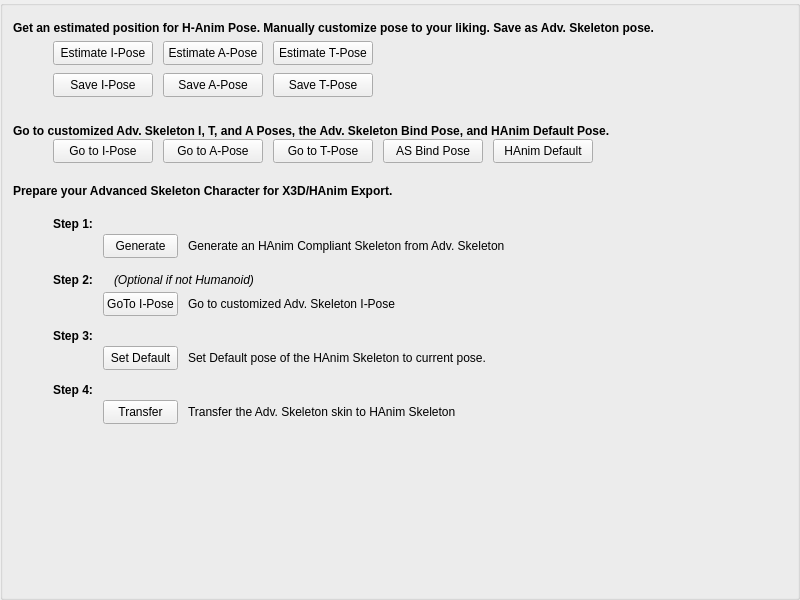
<?xml version="1.0" encoding="UTF-8"?>
<ui version="4.0">
 <class>advSkelPanel</class>
 <widget class="QGroupBox" name="advSkelPanel">
  <property name="geometry">
   <rect>
    <x>0</x>
    <y>0</y>
    <width>800</width>
    <height>600</height>
   </rect>
  </property>
  <property name="minimumSize">
   <size>
    <width>800</width>
    <height>600</height>
   </size>
  </property>
  <property name="maximumSize">
   <size>
    <width>800</width>
    <height>600</height>
   </size>
  </property>
  <property name="windowTitle">
   <string>GroupBox</string>
  </property>
  <layout class="QVBoxLayout" name="verticalLayout">
   <property name="spacing">
    <number>1</number>
   </property>
   <property name="leftMargin">
    <number>10</number>
   </property>
   <property name="topMargin">
    <number>5</number>
   </property>
   <property name="rightMargin">
    <number>5</number>
   </property>
   <property name="bottomMargin">
    <number>5</number>
   </property>
   <item>
    <layout class="QVBoxLayout" name="verticalLayout_3">
     <property name="spacing">
      <number>6</number>
     </property>
     <item>
      <layout class="QHBoxLayout" name="horizontalLayout_15">
       <item>
        <widget class="QLabel" name="estiLabel">
         <property name="minimumSize">
          <size>
           <width>700</width>
           <height>24</height>
          </size>
         </property>
         <property name="maximumSize">
          <size>
           <width>700</width>
           <height>24</height>
          </size>
         </property>
         <property name="font">
          <font>
           <bold>true</bold>
          </font>
         </property>
         <property name="text">
          <string>Get an estimated position for H-Anim Pose. Manually customize pose to your liking. Save as Adv. Skeleton pose.</string>
         </property>
         <property name="alignment">
          <set>Qt::AlignBottom|Qt::AlignLeading|Qt::AlignLeft</set>
         </property>
        </widget>
       </item>
       <item>
        <spacer name="horizontalSpacer_16">
         <property name="orientation">
          <enum>Qt::Horizontal</enum>
         </property>
         <property name="sizeHint" stdset="0">
          <size>
           <width>40</width>
           <height>24</height>
          </size>
         </property>
        </spacer>
       </item>
      </layout>
     </item>
     <item>
      <layout class="QHBoxLayout" name="horizontalLayout_14">
       <property name="spacing">
        <number>10</number>
       </property>
       <property name="leftMargin">
        <number>40</number>
       </property>
       <property name="bottomMargin">
        <number>2</number>
       </property>
       <item>
        <widget class="QPushButton" name="estIPose">
         <property name="minimumSize">
          <size>
           <width>100</width>
           <height>24</height>
          </size>
         </property>
         <property name="maximumSize">
          <size>
           <width>100</width>
           <height>24</height>
          </size>
         </property>
         <property name="text">
          <string>Estimate I-Pose</string>
         </property>
        </widget>
       </item>
       <item>
        <widget class="QPushButton" name="estAPose">
         <property name="minimumSize">
          <size>
           <width>100</width>
           <height>24</height>
          </size>
         </property>
         <property name="maximumSize">
          <size>
           <width>100</width>
           <height>24</height>
          </size>
         </property>
         <property name="text">
          <string>Estimate A-Pose</string>
         </property>
        </widget>
       </item>
       <item>
        <widget class="QPushButton" name="estTPose">
         <property name="minimumSize">
          <size>
           <width>100</width>
           <height>24</height>
          </size>
         </property>
         <property name="maximumSize">
          <size>
           <width>100</width>
           <height>24</height>
          </size>
         </property>
         <property name="text">
          <string>Estimate T-Pose</string>
         </property>
        </widget>
       </item>
       <item>
        <spacer name="horizontalSpacer_14">
         <property name="orientation">
          <enum>Qt::Horizontal</enum>
         </property>
         <property name="sizeHint" stdset="0">
          <size>
           <width>40</width>
           <height>20</height>
          </size>
         </property>
        </spacer>
       </item>
      </layout>
     </item>
     <item>
      <layout class="QHBoxLayout" name="horizontalLayout_13">
       <property name="spacing">
        <number>10</number>
       </property>
       <property name="leftMargin">
        <number>40</number>
       </property>
       <item>
        <widget class="QPushButton" name="saveIPose">
         <property name="minimumSize">
          <size>
           <width>100</width>
           <height>24</height>
          </size>
         </property>
         <property name="maximumSize">
          <size>
           <width>100</width>
           <height>24</height>
          </size>
         </property>
         <property name="text">
          <string>Save I-Pose</string>
         </property>
        </widget>
       </item>
       <item>
        <widget class="QPushButton" name="saveAPose">
         <property name="minimumSize">
          <size>
           <width>100</width>
           <height>24</height>
          </size>
         </property>
         <property name="maximumSize">
          <size>
           <width>100</width>
           <height>24</height>
          </size>
         </property>
         <property name="text">
          <string>Save A-Pose</string>
         </property>
        </widget>
       </item>
       <item>
        <widget class="QPushButton" name="saveTPose">
         <property name="minimumSize">
          <size>
           <width>100</width>
           <height>24</height>
          </size>
         </property>
         <property name="maximumSize">
          <size>
           <width>100</width>
           <height>24</height>
          </size>
         </property>
         <property name="text">
          <string>Save T-Pose</string>
         </property>
        </widget>
       </item>
       <item>
        <spacer name="horizontalSpacer_15">
         <property name="orientation">
          <enum>Qt::Horizontal</enum>
         </property>
         <property name="sizeHint" stdset="0">
          <size>
           <width>40</width>
           <height>20</height>
          </size>
         </property>
        </spacer>
       </item>
      </layout>
     </item>
    </layout>
   </item>
   <item>
    <layout class="QVBoxLayout" name="verticalLayout_2">
     <property name="leftMargin">
      <number>0</number>
     </property>
     <item>
      <layout class="QHBoxLayout" name="horizontalLayout_12">
       <item>
        <widget class="QLabel" name="poseLabel">
         <property name="minimumSize">
          <size>
           <width>600</width>
           <height>24</height>
          </size>
         </property>
         <property name="maximumSize">
          <size>
           <width>16777215</width>
           <height>50</height>
          </size>
         </property>
         <property name="font">
          <font>
           <bold>true</bold>
          </font>
         </property>
         <property name="text">
          <string>Go to customized Adv. Skeleton I, T, and A Poses, the Adv. Skeleton Bind Pose, and HAnim Default Pose.</string>
         </property>
         <property name="alignment">
          <set>Qt::AlignBottom|Qt::AlignLeading|Qt::AlignLeft</set>
         </property>
        </widget>
       </item>
       <item>
        <spacer name="horizontalSpacer_13">
         <property name="orientation">
          <enum>Qt::Horizontal</enum>
         </property>
         <property name="sizeHint" stdset="0">
          <size>
           <width>40</width>
           <height>40</height>
          </size>
         </property>
        </spacer>
       </item>
      </layout>
     </item>
     <item>
      <layout class="QHBoxLayout" name="horizontalLayout_10">
       <property name="spacing">
        <number>10</number>
       </property>
       <property name="leftMargin">
        <number>40</number>
       </property>
       <property name="bottomMargin">
        <number>2</number>
       </property>
       <item>
        <widget class="QPushButton" name="gtIPose">
         <property name="sizePolicy">
          <sizepolicy hsizetype="Minimum" vsizetype="Fixed">
           <horstretch>0</horstretch>
           <verstretch>0</verstretch>
          </sizepolicy>
         </property>
         <property name="minimumSize">
          <size>
           <width>100</width>
           <height>24</height>
          </size>
         </property>
         <property name="maximumSize">
          <size>
           <width>100</width>
           <height>24</height>
          </size>
         </property>
         <property name="text">
          <string>Go to I-Pose</string>
         </property>
        </widget>
       </item>
       <item>
        <widget class="QPushButton" name="gtAPose">
         <property name="minimumSize">
          <size>
           <width>100</width>
           <height>24</height>
          </size>
         </property>
         <property name="maximumSize">
          <size>
           <width>100</width>
           <height>24</height>
          </size>
         </property>
         <property name="text">
          <string>Go to A-Pose</string>
         </property>
        </widget>
       </item>
       <item>
        <widget class="QPushButton" name="gtTPose">
         <property name="minimumSize">
          <size>
           <width>100</width>
           <height>24</height>
          </size>
         </property>
         <property name="maximumSize">
          <size>
           <width>100</width>
           <height>24</height>
          </size>
         </property>
         <property name="text">
          <string>Go to T-Pose</string>
         </property>
        </widget>
       </item>
       <item>
        <widget class="QPushButton" name="asPose">
         <property name="minimumSize">
          <size>
           <width>100</width>
           <height>24</height>
          </size>
         </property>
         <property name="maximumSize">
          <size>
           <width>100</width>
           <height>24</height>
          </size>
         </property>
         <property name="text">
          <string>AS Bind Pose</string>
         </property>
        </widget>
       </item>
       <item>
        <widget class="QPushButton" name="haDefPose">
         <property name="sizePolicy">
          <sizepolicy hsizetype="Fixed" vsizetype="Fixed">
           <horstretch>0</horstretch>
           <verstretch>0</verstretch>
          </sizepolicy>
         </property>
         <property name="minimumSize">
          <size>
           <width>100</width>
           <height>24</height>
          </size>
         </property>
         <property name="maximumSize">
          <size>
           <width>100</width>
           <height>24</height>
          </size>
         </property>
         <property name="text">
          <string>HAnim Default</string>
         </property>
        </widget>
       </item>
       <item>
        <spacer name="horizontalSpacer_10">
         <property name="orientation">
          <enum>Qt::Horizontal</enum>
         </property>
         <property name="sizeHint" stdset="0">
          <size>
           <width>20</width>
           <height>24</height>
          </size>
         </property>
        </spacer>
       </item>
      </layout>
     </item>
    </layout>
   </item>
   <item>
    <layout class="QHBoxLayout" name="horizontalLayout">
     <property name="spacing">
      <number>6</number>
     </property>
     <item>
      <widget class="QLabel" name="advStepLabel">
       <property name="minimumSize">
        <size>
         <width>600</width>
         <height>24</height>
        </size>
       </property>
       <property name="maximumSize">
        <size>
         <width>600</width>
         <height>24</height>
        </size>
       </property>
       <property name="font">
        <font>
         <bold>true</bold>
        </font>
       </property>
       <property name="text">
        <string>Prepare your Advanced Skeleton Character for X3D/HAnim Export.</string>
       </property>
       <property name="alignment">
        <set>Qt::AlignBottom|Qt::AlignLeading|Qt::AlignLeft</set>
       </property>
      </widget>
     </item>
     <item>
      <spacer name="horizontalSpacer">
       <property name="orientation">
        <enum>Qt::Horizontal</enum>
       </property>
       <property name="sizeHint" stdset="0">
        <size>
         <width>40</width>
         <height>40</height>
        </size>
       </property>
      </spacer>
     </item>
    </layout>
   </item>
   <item>
    <layout class="QHBoxLayout" name="horizontalLayout_11">
     <item>
      <layout class="QVBoxLayout" name="verticalLayout_5">
       <property name="sizeConstraint">
        <enum>QLayout::SetNoConstraint</enum>
       </property>
       <property name="leftMargin">
        <number>40</number>
       </property>
       <property name="topMargin">
        <number>0</number>
       </property>
       <item>
        <layout class="QHBoxLayout" name="horizontalLayout_2">
         <property name="spacing">
          <number>6</number>
         </property>
         <property name="bottomMargin">
          <number>2</number>
         </property>
         <item>
          <widget class="QLabel" name="advStepLabel_1">
           <property name="minimumSize">
            <size>
             <width>60</width>
             <height>24</height>
            </size>
           </property>
           <property name="maximumSize">
            <size>
             <width>60</width>
             <height>24</height>
            </size>
           </property>
           <property name="font">
            <font>
             <bold>true</bold>
            </font>
           </property>
           <property name="text">
            <string>Step 1:</string>
           </property>
           <property name="alignment">
            <set>Qt::AlignBottom|Qt::AlignLeading|Qt::AlignLeft</set>
           </property>
          </widget>
         </item>
         <item>
          <spacer name="horizontalSpacer_2">
           <property name="orientation">
            <enum>Qt::Horizontal</enum>
           </property>
           <property name="sizeHint" stdset="0">
            <size>
             <width>40</width>
             <height>20</height>
            </size>
           </property>
          </spacer>
         </item>
        </layout>
       </item>
       <item>
        <layout class="QHBoxLayout" name="horizontalLayout_3">
         <property name="spacing">
          <number>10</number>
         </property>
         <property name="leftMargin">
          <number>50</number>
         </property>
         <property name="bottomMargin">
          <number>4</number>
         </property>
         <item>
          <widget class="QPushButton" name="genButton">
           <property name="minimumSize">
            <size>
             <width>75</width>
             <height>24</height>
            </size>
           </property>
           <property name="maximumSize">
            <size>
             <width>75</width>
             <height>24</height>
            </size>
           </property>
           <property name="text">
            <string>Generate</string>
           </property>
          </widget>
         </item>
         <item>
          <widget class="QLabel" name="stepExp">
           <property name="minimumSize">
            <size>
             <width>400</width>
             <height>24</height>
            </size>
           </property>
           <property name="maximumSize">
            <size>
             <width>400</width>
             <height>24</height>
            </size>
           </property>
           <property name="text">
            <string>Generate an HAnim Compliant Skeleton from Adv. Skeleton </string>
           </property>
           <property name="alignment">
            <set>Qt::AlignLeading|Qt::AlignLeft|Qt::AlignVCenter</set>
           </property>
          </widget>
         </item>
         <item>
          <spacer name="horizontalSpacer_3">
           <property name="orientation">
            <enum>Qt::Horizontal</enum>
           </property>
           <property name="sizeHint" stdset="0">
            <size>
             <width>40</width>
             <height>24</height>
            </size>
           </property>
          </spacer>
         </item>
        </layout>
       </item>
       <item>
        <layout class="QHBoxLayout" name="horizontalLayout_5">
         <property name="bottomMargin">
          <number>4</number>
         </property>
         <item>
          <widget class="QLabel" name="advStepLabel_2">
           <property name="minimumSize">
            <size>
             <width>60</width>
             <height>24</height>
            </size>
           </property>
           <property name="maximumSize">
            <size>
             <width>60</width>
             <height>24</height>
            </size>
           </property>
           <property name="font">
            <font>
             <bold>true</bold>
            </font>
           </property>
           <property name="text">
            <string>Step 2:</string>
           </property>
           <property name="alignment">
            <set>Qt::AlignBottom|Qt::AlignLeading|Qt::AlignLeft</set>
           </property>
          </widget>
         </item>
         <item>
          <widget class="QLabel" name="optLabel">
           <property name="minimumSize">
            <size>
             <width>200</width>
             <height>24</height>
            </size>
           </property>
           <property name="maximumSize">
            <size>
             <width>200</width>
             <height>24</height>
            </size>
           </property>
           <property name="font">
            <font>
             <italic>true</italic>
            </font>
           </property>
           <property name="text">
            <string>(Optional if not Humanoid)</string>
           </property>
           <property name="alignment">
            <set>Qt::AlignBottom|Qt::AlignLeading|Qt::AlignLeft</set>
           </property>
          </widget>
         </item>
         <item>
          <spacer name="horizontalSpacer_5">
           <property name="orientation">
            <enum>Qt::Horizontal</enum>
           </property>
           <property name="sizeHint" stdset="0">
            <size>
             <width>40</width>
             <height>20</height>
            </size>
           </property>
          </spacer>
         </item>
        </layout>
       </item>
       <item>
        <layout class="QHBoxLayout" name="horizontalLayout_4">
         <property name="spacing">
          <number>10</number>
         </property>
         <property name="leftMargin">
          <number>50</number>
         </property>
         <property name="bottomMargin">
          <number>2</number>
         </property>
         <item>
          <widget class="QPushButton" name="iposeButton">
           <property name="minimumSize">
            <size>
             <width>75</width>
             <height>24</height>
            </size>
           </property>
           <property name="maximumSize">
            <size>
             <width>75</width>
             <height>24</height>
            </size>
           </property>
           <property name="text">
            <string>GoTo I-Pose</string>
           </property>
          </widget>
         </item>
         <item>
          <widget class="QLabel" name="stepExp_1">
           <property name="minimumSize">
            <size>
             <width>400</width>
             <height>24</height>
            </size>
           </property>
           <property name="maximumSize">
            <size>
             <width>400</width>
             <height>24</height>
            </size>
           </property>
           <property name="text">
            <string>Go to customized Adv. Skeleton I-Pose</string>
           </property>
           <property name="alignment">
            <set>Qt::AlignLeading|Qt::AlignLeft|Qt::AlignVCenter</set>
           </property>
          </widget>
         </item>
         <item>
          <spacer name="horizontalSpacer_4">
           <property name="orientation">
            <enum>Qt::Horizontal</enum>
           </property>
           <property name="sizeHint" stdset="0">
            <size>
             <width>40</width>
             <height>20</height>
            </size>
           </property>
          </spacer>
         </item>
        </layout>
       </item>
       <item>
        <layout class="QHBoxLayout" name="horizontalLayout_7">
         <property name="bottomMargin">
          <number>2</number>
         </property>
         <item>
          <widget class="QLabel" name="advStepLabel_3">
           <property name="minimumSize">
            <size>
             <width>60</width>
             <height>24</height>
            </size>
           </property>
           <property name="maximumSize">
            <size>
             <width>60</width>
             <height>24</height>
            </size>
           </property>
           <property name="font">
            <font>
             <bold>true</bold>
            </font>
           </property>
           <property name="text">
            <string>Step 3:</string>
           </property>
           <property name="alignment">
            <set>Qt::AlignBottom|Qt::AlignLeading|Qt::AlignLeft</set>
           </property>
          </widget>
         </item>
         <item>
          <spacer name="horizontalSpacer_7">
           <property name="orientation">
            <enum>Qt::Horizontal</enum>
           </property>
           <property name="sizeHint" stdset="0">
            <size>
             <width>40</width>
             <height>20</height>
            </size>
           </property>
          </spacer>
         </item>
        </layout>
       </item>
       <item>
        <layout class="QHBoxLayout" name="horizontalLayout_6">
         <property name="spacing">
          <number>10</number>
         </property>
         <property name="leftMargin">
          <number>50</number>
         </property>
         <property name="bottomMargin">
          <number>2</number>
         </property>
         <item>
          <widget class="QPushButton" name="defPoseButton">
           <property name="minimumSize">
            <size>
             <width>75</width>
             <height>24</height>
            </size>
           </property>
           <property name="maximumSize">
            <size>
             <width>75</width>
             <height>24</height>
            </size>
           </property>
           <property name="text">
            <string>Set Default</string>
           </property>
          </widget>
         </item>
         <item>
          <widget class="QLabel" name="stepExp_2">
           <property name="minimumSize">
            <size>
             <width>400</width>
             <height>24</height>
            </size>
           </property>
           <property name="maximumSize">
            <size>
             <width>400</width>
             <height>24</height>
            </size>
           </property>
           <property name="text">
            <string>Set Default pose of the HAnim Skeleton to current pose.</string>
           </property>
           <property name="alignment">
            <set>Qt::AlignLeading|Qt::AlignLeft|Qt::AlignVCenter</set>
           </property>
          </widget>
         </item>
         <item>
          <spacer name="horizontalSpacer_6">
           <property name="orientation">
            <enum>Qt::Horizontal</enum>
           </property>
           <property name="sizeHint" stdset="0">
            <size>
             <width>40</width>
             <height>20</height>
            </size>
           </property>
          </spacer>
         </item>
        </layout>
       </item>
       <item>
        <layout class="QHBoxLayout" name="horizontalLayout_9">
         <property name="bottomMargin">
          <number>2</number>
         </property>
         <item>
          <widget class="QLabel" name="advStepLabel_4">
           <property name="minimumSize">
            <size>
             <width>60</width>
             <height>24</height>
            </size>
           </property>
           <property name="maximumSize">
            <size>
             <width>60</width>
             <height>24</height>
            </size>
           </property>
           <property name="font">
            <font>
             <bold>true</bold>
            </font>
           </property>
           <property name="text">
            <string>Step 4:</string>
           </property>
           <property name="alignment">
            <set>Qt::AlignBottom|Qt::AlignLeading|Qt::AlignLeft</set>
           </property>
          </widget>
         </item>
         <item>
          <spacer name="horizontalSpacer_9">
           <property name="orientation">
            <enum>Qt::Horizontal</enum>
           </property>
           <property name="sizeHint" stdset="0">
            <size>
             <width>40</width>
             <height>20</height>
            </size>
           </property>
          </spacer>
         </item>
        </layout>
       </item>
       <item>
        <layout class="QHBoxLayout" name="horizontalLayout_8">
         <property name="spacing">
          <number>10</number>
         </property>
         <property name="leftMargin">
          <number>50</number>
         </property>
         <property name="bottomMargin">
          <number>2</number>
         </property>
         <item>
          <widget class="QPushButton" name="transferSkinButton">
           <property name="minimumSize">
            <size>
             <width>75</width>
             <height>24</height>
            </size>
           </property>
           <property name="maximumSize">
            <size>
             <width>75</width>
             <height>24</height>
            </size>
           </property>
           <property name="text">
            <string>Transfer</string>
           </property>
          </widget>
         </item>
         <item>
          <widget class="QLabel" name="stepExp_3">
           <property name="minimumSize">
            <size>
             <width>400</width>
             <height>24</height>
            </size>
           </property>
           <property name="maximumSize">
            <size>
             <width>400</width>
             <height>24</height>
            </size>
           </property>
           <property name="text">
            <string>Transfer the Adv. Skeleton skin to HAnim Skeleton </string>
           </property>
           <property name="alignment">
            <set>Qt::AlignLeading|Qt::AlignLeft|Qt::AlignVCenter</set>
           </property>
          </widget>
         </item>
         <item>
          <spacer name="horizontalSpacer_8">
           <property name="orientation">
            <enum>Qt::Horizontal</enum>
           </property>
           <property name="sizeHint" stdset="0">
            <size>
             <width>40</width>
             <height>20</height>
            </size>
           </property>
          </spacer>
         </item>
        </layout>
       </item>
      </layout>
     </item>
    </layout>
   </item>
   <item>
    <spacer name="verticalSpacer">
     <property name="orientation">
      <enum>Qt::Vertical</enum>
     </property>
     <property name="sizeHint" stdset="0">
      <size>
       <width>20</width>
       <height>40</height>
      </size>
     </property>
    </spacer>
   </item>
  </layout>
 </widget>
 <resources/>
 <connections/>
</ui>
